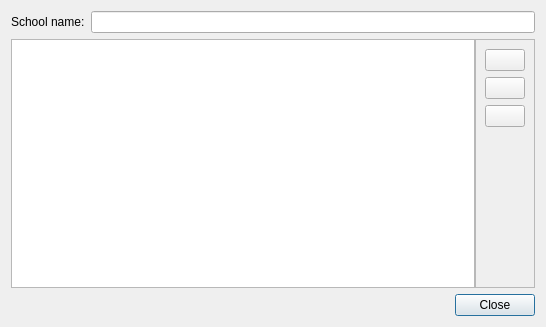
<?xml version="1.0" encoding="UTF-8"?>
<ui version="4.0">
 <class>userManagerDialog</class>
 <widget class="QDialog" name="userManagerDialog">
  <property name="geometry">
   <rect>
    <x>0</x>
    <y>0</y>
    <width>546</width>
    <height>327</height>
   </rect>
  </property>
  <property name="windowTitle">
   <string>User manager</string>
  </property>
  <layout class="QGridLayout" name="gridLayout">
   <item row="0" column="0">
    <widget class="QFrame" name="schoolNameFrame">
     <property name="sizePolicy">
      <sizepolicy hsizetype="Preferred" vsizetype="Preferred">
       <horstretch>0</horstretch>
       <verstretch>0</verstretch>
      </sizepolicy>
     </property>
     <property name="frameShape">
      <enum>QFrame::NoFrame</enum>
     </property>
     <property name="frameShadow">
      <enum>QFrame::Plain</enum>
     </property>
     <layout class="QHBoxLayout" name="horizontalLayout_3">
      <property name="leftMargin">
       <number>0</number>
      </property>
      <property name="topMargin">
       <number>0</number>
      </property>
      <property name="rightMargin">
       <number>0</number>
      </property>
      <property name="bottomMargin">
       <number>0</number>
      </property>
      <item>
       <widget class="QLabel" name="schoolNameLabel">
        <property name="text">
         <string>School name:</string>
        </property>
       </widget>
      </item>
      <item>
       <widget class="QLineEdit" name="schoolNameEdit"/>
      </item>
     </layout>
    </widget>
   </item>
   <item row="1" column="0">
    <widget class="QFrame" name="mainFrame">
     <property name="frameShape">
      <enum>QFrame::NoFrame</enum>
     </property>
     <property name="frameShadow">
      <enum>QFrame::Plain</enum>
     </property>
     <layout class="QHBoxLayout" name="horizontalLayout">
      <property name="spacing">
       <number>0</number>
      </property>
      <property name="leftMargin">
       <number>0</number>
      </property>
      <property name="topMargin">
       <number>0</number>
      </property>
      <property name="rightMargin">
       <number>0</number>
      </property>
      <property name="bottomMargin">
       <number>0</number>
      </property>
      <item>
       <widget class="QListWidget" name="userList"/>
      </item>
      <item>
       <widget class="QFrame" name="controlFrame">
        <property name="sizePolicy">
         <sizepolicy hsizetype="Fixed" vsizetype="Preferred">
          <horstretch>0</horstretch>
          <verstretch>0</verstretch>
         </sizepolicy>
        </property>
        <property name="frameShape">
         <enum>QFrame::StyledPanel</enum>
        </property>
        <property name="frameShadow">
         <enum>QFrame::Raised</enum>
        </property>
        <layout class="QVBoxLayout" name="verticalLayout">
         <item alignment="Qt::AlignTop">
          <widget class="QFrame" name="controlBtnFrame">
           <property name="frameShape">
            <enum>QFrame::NoFrame</enum>
           </property>
           <property name="frameShadow">
            <enum>QFrame::Plain</enum>
           </property>
           <layout class="QVBoxLayout" name="verticalLayout_2">
            <property name="leftMargin">
             <number>0</number>
            </property>
            <property name="topMargin">
             <number>0</number>
            </property>
            <property name="rightMargin">
             <number>0</number>
            </property>
            <property name="bottomMargin">
             <number>0</number>
            </property>
            <item>
             <widget class="QPushButton" name="addButton">
              <property name="toolTip">
               <string>Add user</string>
              </property>
              <property name="text">
               <string notr="true"/>
              </property>
              <property name="icon">
               <iconset resource="../res.qrc">
                <normaloff>:/res/images/plus.png</normaloff>:/res/images/plus.png</iconset>
              </property>
              <property name="iconSize">
               <size>
                <width>26</width>
                <height>26</height>
               </size>
              </property>
             </widget>
            </item>
            <item>
             <widget class="QPushButton" name="removeButton">
              <property name="toolTip">
               <string>Remove user</string>
              </property>
              <property name="text">
               <string notr="true"/>
              </property>
              <property name="icon">
               <iconset resource="../res.qrc">
                <normaloff>:/res/images/remove.png</normaloff>:/res/images/remove.png</iconset>
              </property>
              <property name="iconSize">
               <size>
                <width>26</width>
                <height>26</height>
               </size>
              </property>
             </widget>
            </item>
            <item>
             <widget class="QPushButton" name="editButton">
              <property name="toolTip">
               <string>Edit user</string>
              </property>
              <property name="text">
               <string notr="true"/>
              </property>
              <property name="icon">
               <iconset resource="../res.qrc">
                <normaloff>:/res/images/edit.png</normaloff>:/res/images/edit.png</iconset>
              </property>
              <property name="iconSize">
               <size>
                <width>26</width>
                <height>26</height>
               </size>
              </property>
             </widget>
            </item>
           </layout>
          </widget>
         </item>
        </layout>
       </widget>
      </item>
     </layout>
    </widget>
   </item>
   <item row="2" column="0" alignment="Qt::AlignRight">
    <widget class="QFrame" name="buttonsFrame">
     <property name="sizePolicy">
      <sizepolicy hsizetype="Preferred" vsizetype="Fixed">
       <horstretch>0</horstretch>
       <verstretch>0</verstretch>
      </sizepolicy>
     </property>
     <property name="frameShape">
      <enum>QFrame::NoFrame</enum>
     </property>
     <property name="frameShadow">
      <enum>QFrame::Plain</enum>
     </property>
     <layout class="QHBoxLayout" name="horizontalLayout_2">
      <property name="leftMargin">
       <number>0</number>
      </property>
      <property name="topMargin">
       <number>0</number>
      </property>
      <property name="rightMargin">
       <number>0</number>
      </property>
      <property name="bottomMargin">
       <number>0</number>
      </property>
      <item alignment="Qt::AlignRight">
       <widget class="QPushButton" name="closeButton">
        <property name="sizePolicy">
         <sizepolicy hsizetype="Fixed" vsizetype="Fixed">
          <horstretch>0</horstretch>
          <verstretch>0</verstretch>
         </sizepolicy>
        </property>
        <property name="text">
         <string>Close</string>
        </property>
        <property name="default">
         <bool>true</bool>
        </property>
       </widget>
      </item>
     </layout>
    </widget>
   </item>
  </layout>
 </widget>
 <resources>
  <include location="../res.qrc"/>
 </resources>
 <connections/>
</ui>
